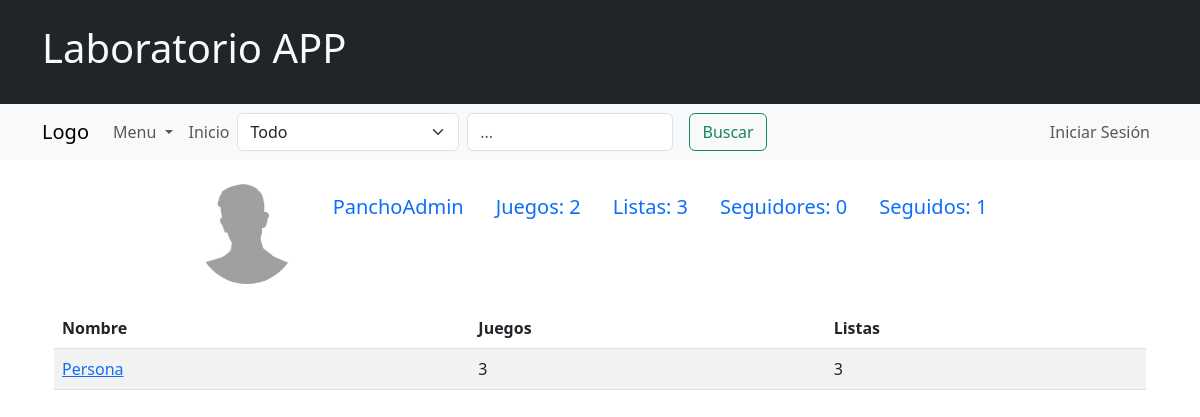
/follow/2, run on an earlier commit of the app's database.
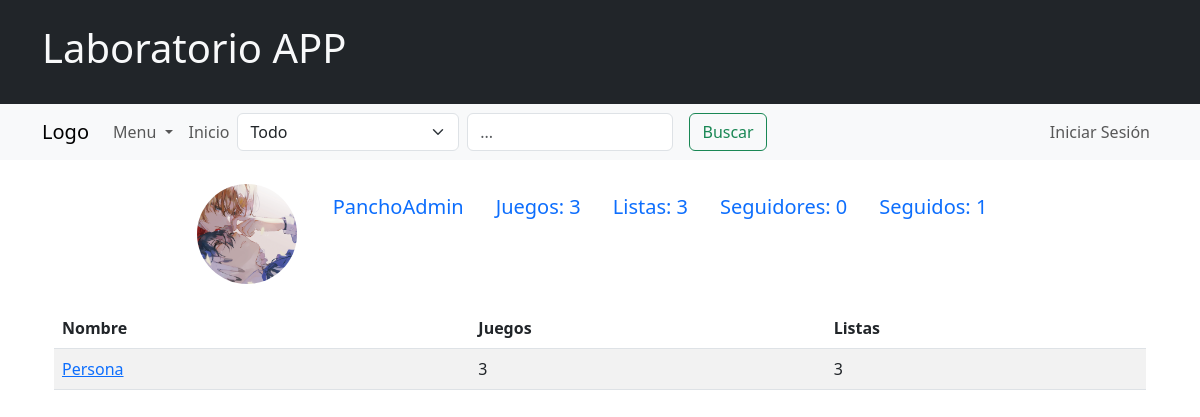
And on a later commit of the database.
### domain/models.py (models this page shows, shortened)
class Usuario(models.Model):
    nickname = models.CharField(max_length=30, unique=True)
    foto = models.ImageField(upload_to="media/usuarios/", default="media/usuarios/generica.jpg")
    cuenta = models.OneToOneField(User, on_delete=models.CASCADE)
    objects = UsuarioManager()
    def __str__(self):
        return self.nickname
    def cant_listas_de_juegos(self):
        return self.listas_de_juegos.count()
    def cant_juegos_jugados(self):
        return self.reseñas.count()
    def cant_seguidores(self):
        return self.seguido_por.count()
    def cant_seguidos(self):
        return self.sigue_a.count()

### domain/views.py (the view)
# urls.py: path('follow/<int:id>', SeguidosController.as_view(),name='follow'),
class SeguidosController(TemplateView):
    template_name = "accounts/seguidos.html"
    def get_context_data(self, **kwargs):
        context = super().get_context_data(**kwargs)
        user_id = self.kwargs.get('id')
        usuario = Usuario.objects.get(id=user_id)
        user_session = Usuario.objects.get_user_from_request(self.request)
        loSigue = Siguen.objects.filter(seguidor=user_session, seguido=usuario).exists()
        seguidos_relacion = usuario.sigue_a.all()
        seguidos = [relacion.seguido for relacion in seguidos_relacion]
        follows = self.get_seguidores_con_follow_session(seguidos, user_session)
        context['seguidos'] = follows
        context['losigue'] = loSigue
        context['user_session'] = user_session
        context['userinfo'] = usuario
        context['session'] = Usuario.objects.sesion_perfil_match(user_session,usuario)
        return context
    def get_seguidores_con_follow_session(self,seguidos,user_session):
        follows = []
        for seguidor in seguidos:
            follow = Siguen.objects.filter(seguidor=user_session, seguido=seguidor).exists()
            follows.append({
                    'user' : seguidor,
                    'follow': follow
                })
        print(follows)
        return follows

### domain/forms.py
class SearchForm(forms.Form):
    SEARCH_CHOICES = [
        ('all', 'Todo'),
        ('games', 'Juegos'),
        ('users', 'Usuarios'),
        ('game_lists', 'Listas de Juegos')
    ]
    query = forms.CharField(max_length=100, required=True, widget=forms.TextInput(attrs={
        'placeholder': '¿Que estas pensando?...'
    }))
    search_type = forms.ChoiceField(choices=SEARCH_CHOICES, required=True)

### domain/context_processors.py (called while the page is built)
def search_form(request):
    return {'search_form': SearchForm()}

### domain/models.py (called while the page is built)
    def get_user_from_request(self, request):
        if request.user.is_authenticated:
            try:
                return self.get(cuenta=request.user)
            except self.model.DoesNotExist:
                return None
        return None

    def sesion_perfil_match(self,user_session,user):
        session=False
        if user_session:
            session = user == user_session
        return session

### domain/templates/accounts/seguidos.html (shortened to what this page needs)
<!DOCTYPE html>
{% extends 'accounts/profile.html' %}
{% block content %}
<div class="container">
  <table class="table table-striped">
    <thead>
      <tr>
        <th scope="col">Nombre</th>
        <th scope="col">Juegos</th>
        <th scope="col">Listas</th>
      </tr>
    </thead>
    <tbody>
      {% for seguido in seguidos %}
      <tr>
        <td>
          <a href="{% url 'profile' id=seguido.user.id %}">{{ seguido.user.nickname }}</a>
        </td>
        <td>{{ seguido.user.cant_juegos_jugados }}</td>
        <td>{{ seguido.user.cant_listas_de_juegos }}</td>
      </tr>
      {% endfor %}
    </tbody>
  </table>
</div>
{% endblock %}

### domain/templates/navs/profile_nav.html (shortened to what this page needs)
<!DOCTYPE html>
<html lang="en">
<head>
</head>
<body>
<div class="container">
    <br>
    <ul class="nav justify-content-center">
        {% if session %}
        <li class="nav-item">
            <img src="{{ user_session.foto.url }}" alt="Foto de perfil" class="profile-img">
        </li>
        <li class="nav-item">
          <a class="nav-link active" aria-current="page" href="{% url 'profile' id=user_session.id %}">
              <span class="fs-5">{{ user_session }}</span>
          </a>
      </li>
        <li class="nav-item">
            <a href="{% url 'edit_profile' %}" class="btn btn-primary">
                <span class="fs-5">Editar Perfil</span>
            </a>
        </li>
        <li class="nav-item">
            <a class="nav-link active" aria-current="page" href="{% url 'yourGames' id_usuario=user_session.id %}">
                <span class="fs-5">Juegos: {{ user_session.cant_juegos_jugados }}</span>
            </a>
        </li>
        <li class="nav-item">
            <a class="nav-link" href="{% url 'yourLists' id_usuario=user_session.id %}">
                <span class="fs-5">Listas: {{ user_session.cant_listas_de_juegos }}</span>
            </a>
        </li>
        <li class="nav-item">
            <a class="nav-link" href="{% url 'followers' id=user_session.id %}">
                <span class="fs-5">Seguidores: {{ user_session.cant_seguidores }}</span>
            </a>
        </li>
        <li class="nav-item">
            <a class="nav-link" href="{% url 'follow' id=user_session.id %}">
                <span class="fs-5">Seguidos: {{ user_session.cant_seguidos }}</span>
            </a>
        </li>
        {% else %}
        <li class="nav-item">
          <img src="{{ userinfo.foto.url }}" alt="Foto de perfil" class="profile-img">
        </li>
        <li class="nav-item">
          <a class="nav-link active" aria-current="page" href="{% url 'profile' id=userinfo.id %}">
              <span class="fs-5">{{ userinfo }}</span>
          </a>
        </li>
        <li class="nav-item">
            <a class="nav-link" href="{% url 'yourGames' id_usuario=userinfo.id %}">
                <span class="fs-5">Juegos: {{ userinfo.cant_juegos_jugados }}</span>
            </a>
        </li>
        <li class="nav-item">
            <a class="nav-link" href="{% url 'yourLists' id_usuario=userinfo.id %}">
                <span class="fs-5">Listas: {{ userinfo.cant_listas_de_juegos }}</span>
            </a>
        </li>
        <li class="nav-item">
            <a class="nav-link" href="{% url 'followers' id=userinfo.id %}">
                <span class="fs-5">Seguidores: {{ userinfo.cant_seguidores }}</span>
            </a>
        </li>
        <li class="nav-item">
            <a class="nav-link" href="{% url 'follow' id=userinfo.id %}">
                <span class="fs-5">Seguidos: {{ userinfo.cant_seguidos }}</span>
            </a>
        </li>
        {% endif %}
    </ul>
</div>
</body>
</html>

What changed in the data, as far as the page shows it:
changed Usuario "PanchoAdmin": foto: a different picture; cant_juegos_jugados "2" → "3"
